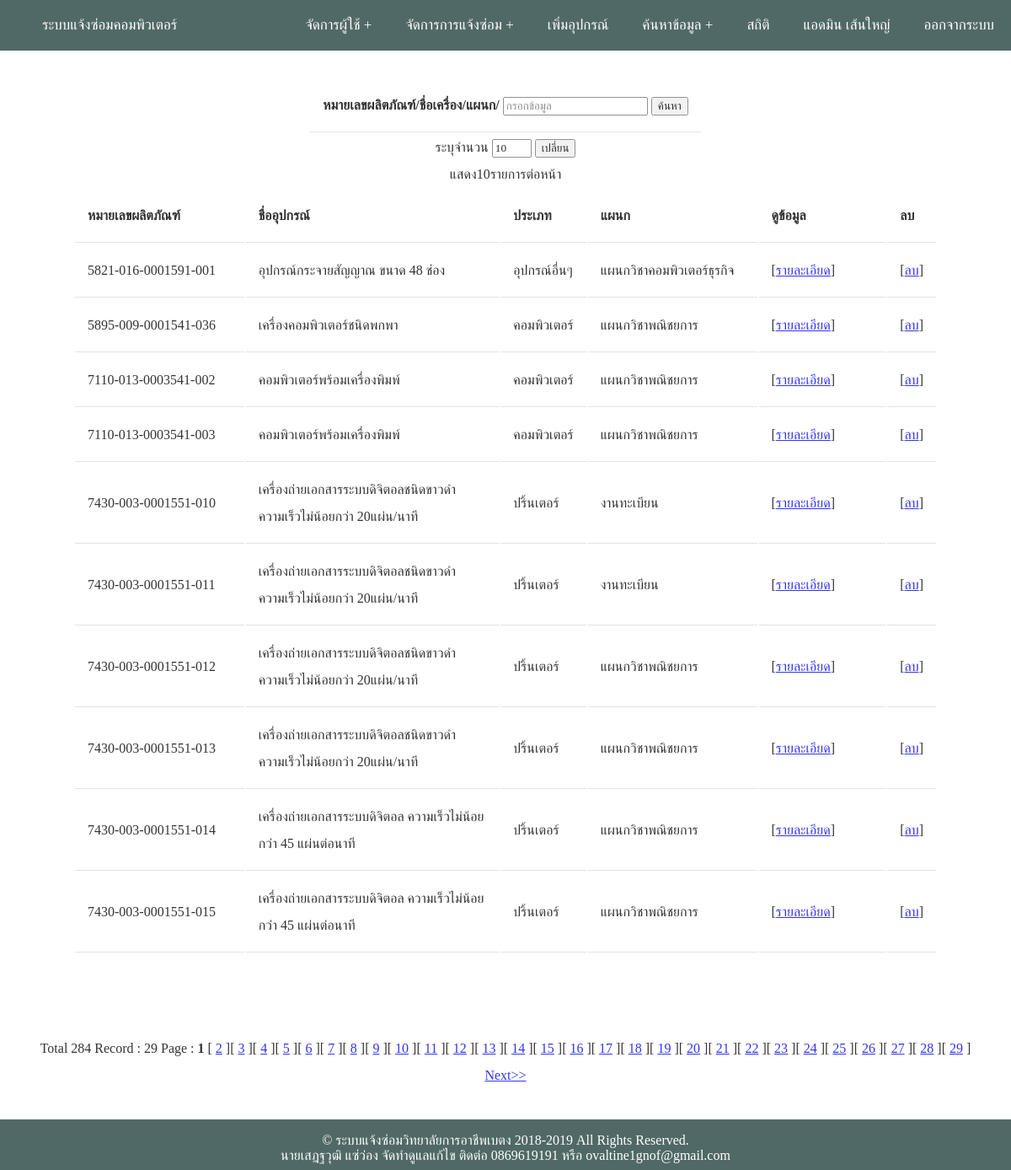
Screenshot of /search/search_inven.php (signed in) with the database file from the repository.
### tables this page shows
CREATE TABLE IF NOT EXISTS `inventory` (
  `id` int(11) NOT NULL AUTO_INCREMENT,
  `serial` varchar(20) NOT NULL,
  `c_name` varchar(100) NOT NULL,
  `type_id` int(11) unsigned zerofill NOT NULL,
  `department` int(11) unsigned zerofill NOT NULL,
  `w_id` int(11) NOT NULL,
  PRIMARY KEY (`serial`),
  UNIQUE KEY `id` (`id`),
  KEY `type_id` (`type_id`),
  KEY `department` (`department`),
  KEY `where` (`w_id`)
);

CREATE TABLE IF NOT EXISTS `kind` (
  `id` int(11) unsigned zerofill NOT NULL,
  `k_name` varchar(30) NOT NULL,
  PRIMARY KEY (`id`)
);

CREATE TABLE IF NOT EXISTS `type` (
  `id` int(11) unsigned zerofill NOT NULL,
  `name` varchar(30) NOT NULL,
  PRIMARY KEY (`id`)
);

### search/search_inven.php (the view, shortened to what this page needs)
<?php
     include '../page/header.php';
	 require '../connect_db.inc.php';
?>
<?php
	$strKeyword = null;
?>
<form name="frmSearch" method="post" action="<?php echo $_SERVER['SCRIPT_NAME'];?>">
  <table >
    <tr>
<br>
      <th>หมายเลขผลิตภัณฑ์/ชื่อเครื่อง/แผนก/
      <input name="txtKeyword" type="text" id="txtKeyword" value="<?php echo $strKeyword;?>" placeholder="กรอกข้อมูล">
      <input type="submit" value="ค้นหา"></th>
    </tr>
  </table>
</form>
<form method="GET" action="search_inven.php">
ระบุจำนวน
<input type="text" name="per_page" size="3" value="10">
<input type="submit" value="เปลี่ยน" >
</form>
<?php
$check = $_GET['check'];
if($check != null)
{
$Per_Page = $_GET['per_page'];
}
else
{
	$Per_Page = 10;
}
  echo "แสดง".$Per_Page."รายการต่อหน้า";
  ?>
<?php
   $strSQL = "SELECT * FROM inventory
   INNER JOIN type ON  inventory.department=type.id
   INNER JOIN kind ON  inventory.type_id=kind.id
   WHERE  serial LIKE '%".$strKeyword."%'  OR c_name LIKE '%".$strKeyword."%'  OR name LIKE '%".$strKeyword."%' OR k_name LIKE '%".$strKeyword."%'";
  $objQuery = mysqli_query($conn,$strSQL) or die ("m");
$Num_Rows = mysqli_num_rows($objQuery);
$Page = $_GET["Page"];
if(!$_GET["Page"])
{
	$Page=1;
}
$Next_Page = $Page+1;
$Page_Start = (($Per_Page*$Page)-$Per_Page);
if($Num_Rows<=$Per_Page)
{
	$Num_Pages =1;
}
else if(($Num_Rows % $Per_Page)==0)
{
	$Num_Pages =($Num_Rows/$Per_Page) ;
}
else
{
	$Num_Pages =($Num_Rows/$Per_Page)+1;
	$Num_Pages = (int)$Num_Pages;
}
$strSQL .=" order  by serial ASC LIMIT $Page_Start , $Per_Page";
$objQuery  = mysqli_query($conn,$strSQL);
?><br>
<table width="90%"  >
  <tr>
    <th width="20%">หมายเลขผลิตภัณฑ์</th>
	 <th width="20%" >ชื่ออุปกรณ์</th>
	 <th  width="10%"> ประเภท</th>
   <th width="15%">  แผนก</th>
   <?php
if($_SESSION['sess_status'] == "0" OR $_SESSION['sess_status'] == "1")
{
?>
	<th width="15%"> ดูข้อมูล</th>
	<th width="10%"> ลบ</th>
<?php
}
?>
  </tr>
<?php
while($result = mysqli_fetch_array($objQuery,MYSQLI_ASSOC))
{
if($result["w_id"] != 1)
{
?>
  <tr>
    <td width="20%"><font color="red"><?php echo $result["serial"];?></font></td>
    <td width="30%"><font color="red"><?php echo $result["c_name"];?></font></td>
    <td width="10%"><font color="red"><?php echo $result["k_name"];?></font></td>
	<td width="20%"><font color="red"><?php echo $result["name"];?></font></td>
<?php
if($_SESSION['sess_status'] == "0" OR $_SESSION['sess_status'] == "1")
{
?>
<td />ไม่มีอุปกรณ์
<td />
	<?php
}
?>
  </tr>
<?php
		}
		else
		{
?>
<tr>
    <td width="20%"><?php echo $result["serial"];?></td>
    <td width="30%"><?php echo $result["c_name"];?></td>
    <td width="10%"><?php echo $result["k_name"];?></td>
	<td width="20%"><?php echo $result["name"];?></td>
<?php
if($_SESSION['sess_status'] == "0" OR $_SESSION['sess_status'] == "1")
{
?>
	<td width="10%">[<a href="javascript:popup('../inventory/detail_inven.php?txt_id=<?php echo $result["serial"];?>','',800,600)">รายละเอียด</a>]</td>
	<td width="5%"/>[<a href='../inventory/del_inven.php?txt_id=<?php echo $result["serial"]; ?>' onClick="javascript:return confirm('คุณต้องการลบข้อมูลใช่หรือไม่');">ลบ</a>]
	<?php
}
?>
  </tr>
<?php
		}
	}
?>
</table>
<br><br>
<br>
Total <?= $Num_Rows;?> Record : <?=$Num_Pages;?> Page :
<?php
for($i=1; $i<=$Num_Pages; $i++){
	if($i != $Page)
	{
		echo "[ <a href='$_SERVER[SCRIPT_NAME]?Page=$i'>$i</a> ]";
	}
	else
	{
		echo "<b> $i </b>";
	}
}
if($Page!=$Num_Pages)
{
	echo " <a href ='$_SERVER[SCRIPT_NAME]?Page=$Next_Page'>Next>></a> ";
}
?>
<?php
include '../page/footer.php';
?>

### page/header.php (style rules this page uses)
* { box-sizing: border-box; font-family : Georgia, serif; }
body { margin: 0; padding: 0; font-family: 'Open Sans', sans-serif; line-height: 32px; }
th, td { border-bottom: 1px solid #ddd; padding: 15px; text-align: left; }

### rows the page displays
inventory: serial "5821-016-0001591-001", c_name "อุปกรณ์กระจายสัญญาณ ขนาด 48 ช่อง", type.k_name "อุปกรณ์อื่นๆ", department.name "แผนกวิชาคอมพิวเตอร์ธุรกิจ"
inventory: serial "5895-009-0001541-036", c_name "เครื่องคอมพิวเตอร์ชนิดพกพา", type.k_name "คอมพิวเตอร์", department.name "แผนกวิชาพณิชยการ"
inventory: serial "7110-013-0003541-002", c_name "คอมพิวเตอร์พร้อมเครื่องพิมพ์", type.k_name "คอมพิวเตอร์", department.name "แผนกวิชาพณิชยการ"
inventory: serial "7110-013-0003541-003", c_name "คอมพิวเตอร์พร้อมเครื่องพิมพ์", type.k_name "คอมพิวเตอร์", department.name "แผนกวิชาพณิชยการ"
inventory: serial "7430-003-0001551-010", c_name "เครื่องถ่ายเอกสารระบบดิจิตอลชนิดขาวดำความเร็วไม่น้อยกว่า 20แผ่น/นาที", type.k_name "ปริ้นเตอร์", department.name "งานทะเบียน"
inventory: serial "7430-003-0001551-011", c_name "เครื่องถ่ายเอกสารระบบดิจิตอลชนิดขาวดำความเร็วไม่น้อยกว่า 20แผ่น/นาที", type.k_name "ปริ้นเตอร์", department.name "งานทะเบียน"
inventory: serial "7430-003-0001551-012", c_name "เครื่องถ่ายเอกสารระบบดิจิตอลชนิดขาวดำความเร็วไม่น้อยกว่า 20แผ่น/นาที", type.k_name "ปริ้นเตอร์", department.name "แผนกวิชาพณิชยการ"
inventory: serial "7430-003-0001551-013", c_name "เครื่องถ่ายเอกสารระบบดิจิตอลชนิดขาวดำความเร็วไม่น้อยกว่า 20แผ่น/นาที", type.k_name "ปริ้นเตอร์", department.name "แผนกวิชาพณิชยการ"
inventory: serial "7430-003-0001551-014", c_name "เครื่องถ่ายเอกสารระบบดิจิตอล ความเร็วไม่น้อยกว่า 45 แผ่นต่อนาที", type.k_name "ปริ้นเตอร์", department.name "แผนกวิชาพณิชยการ"
inventory: serial "7430-003-0001551-015", c_name "เครื่องถ่ายเอกสารระบบดิจิตอล ความเร็วไม่น้อยกว่า 45 แผ่นต่อนาที", type.k_name "ปริ้นเตอร์", department.name "แผนกวิชาพณิชยการ"

### other values shown
$name "แอดมิน"
$sur "เส้นใหญ่"
$Per_Page "10"
$Num_Rows "284"
$Num_Pages "29"
